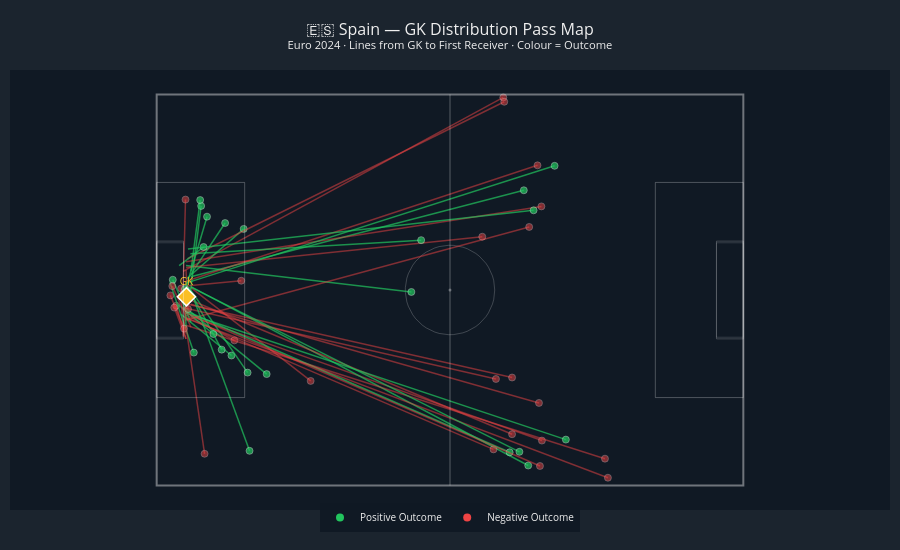

Notebook cell for this chart:
### Markdown cell above
---
## 6. Pass Map — GK to First Receiver

Every line = one goal kick. **Green** = positive, **Red** = negative. Yellow diamond = GK average position.

### Code cell
# ══════════════════════════════════════════════════════════════
# CELL 8 — Visualisation: Pass Map (GK → First Receiver)
# ══════════════════════════════════════════════════════════════

def draw_statsbomb_pitch(fig):
    """Add StatsBomb pitch markings to a figure."""
    # Pitch outline
    fig.add_shape(type='rect', x0=0, x1=120, y0=0, y1=80,
                  line=dict(color='rgba(255,255,255,0.4)', width=2))
    # Halfway line
    fig.add_shape(type='line', x0=60, x1=60, y0=0, y1=80,
                  line=dict(color='rgba(255,255,255,0.3)', width=1))
    # Centre circle
    theta = np.linspace(0, 2*np.pi, 60)
    fig.add_trace(go.Scatter(
        x=60 + 9.15*np.cos(theta), y=40 + 9.15*np.sin(theta),
        mode='lines', line=dict(color='rgba(255,255,255,0.2)', width=1),
        showlegend=False, hoverinfo='skip',
    ))
    # Centre spot
    fig.add_trace(go.Scatter(x=[60], y=[40], mode='markers',
                             marker=dict(size=3, color='rgba(255,255,255,0.3)'),
                             showlegend=False, hoverinfo='skip'))
    # Penalty areas
    fig.add_shape(type='rect', x0=0, x1=18, y0=18, y1=62,
                  line=dict(color='rgba(255,255,255,0.25)', width=1))
    fig.add_shape(type='rect', x0=0, x1=5.5, y0=30, y1=50,
                  line=dict(color='rgba(255,255,255,0.2)', width=1))
    fig.add_shape(type='rect', x0=102, x1=120, y0=18, y1=62,
                  line=dict(color='rgba(255,255,255,0.25)', width=1))
    fig.add_shape(type='rect', x0=114.5, x1=120, y0=30, y1=50,
                  line=dict(color='rgba(255,255,255,0.2)', width=1))
    # Goal areas (6-yard box)
    fig.add_shape(type='rect', x0=0, x1=5.5, y0=30.34, y1=49.66,
                  line=dict(color='rgba(255,255,255,0.15)', width=1))
    fig.add_shape(type='rect', x0=114.5, x1=120, y0=30.34, y1=49.66,
                  line=dict(color='rgba(255,255,255,0.15)', width=1))
    return fig


fig4 = go.Figure()
fig4 = draw_statsbomb_pitch(fig4)

# Plot arrows from GK position to first receiver
for d in all_distributions:
    gx, gy = d['gk_x'], d['gk_y']
    if d['receiver'] == '(intercepted)':
        rx, ry = d['pass_end_x'], d['pass_end_y']
    else:
        rx, ry = d['recv_x'], d['recv_y']
    
    if pd.isna(gx) or pd.isna(gy) or pd.isna(rx) or pd.isna(ry):
        continue
    
    color = C_POS if d['outcome'] == 'positive' else C_NEG
    opacity = 0.7 if d['outcome'] == 'positive' else 0.5
    
    # Line from GK to receiver
    fig4.add_trace(go.Scatter(
        x=[gx, rx], y=[gy, ry],
        mode='lines',
        line=dict(color=color, width=1.5),
        opacity=opacity,
        showlegend=False,
        hoverinfo='text',
        hovertext=f"{d['gk_player']} → {d['receiver']}<br>"
                  f"{d['pass_type'].title()} | {d['outcome'].title()}<br>"
                  f"vs {d['opponent']} ({d['minute']}')" ,
    ))
    
    # Receiver dot
    fig4.add_trace(go.Scatter(
        x=[rx], y=[ry],
        mode='markers',
        marker=dict(size=7, color=color, symbol='circle',
                    line=dict(color='white', width=0.5)),
        opacity=opacity,
        showlegend=False,
        hoverinfo='skip',
    ))

# GK average position
avg_gk_x = np.mean([d['gk_x'] for d in all_distributions if pd.notna(d['gk_x'])])
avg_gk_y = np.mean([d['gk_y'] for d in all_distributions if pd.notna(d['gk_y'])])
fig4.add_trace(go.Scatter(
    x=[avg_gk_x], y=[avg_gk_y],
    mode='markers+text',
    marker=dict(size=14, color='#fbbf24', symbol='diamond',
                line=dict(color='white', width=1.5)),
    text=['GK'], textposition='top center',
    textfont=dict(size=10, color='#fbbf24'),
    showlegend=False, hoverinfo='skip',
))

# Legend proxy traces
fig4.add_trace(go.Scatter(x=[None], y=[None], mode='markers',
    marker=dict(size=8, color=C_POS), name='Positive Outcome', showlegend=True))
fig4.add_trace(go.Scatter(x=[None], y=[None], mode='markers',
    marker=dict(size=8, color=C_NEG), name='Negative Outcome', showlegend=True))

fig4.update_layout(
    title=dict(
        text='🇪🇸 Spain — GK Distribution Pass Map<br><sup>Euro 2024 · Lines from GK to First Receiver · Colour = Outcome</sup>',
        font=dict(size=16, color=C_TEXT), x=0.5,
    ),
    xaxis=dict(range=[-3, 123], showgrid=False, zeroline=False,
               showticklabels=False, fixedrange=True),
    yaxis=dict(range=[-5, 85], showgrid=False, zeroline=False,
               showticklabels=False, fixedrange=True,
               scaleanchor='x', scaleratio=1),
    plot_bgcolor='rgba(15,25,35,0.95)',
    paper_bgcolor=C_BG,
    height=550,
    showlegend=True,
    legend=dict(orientation='h', yanchor='bottom', y=-0.05,
                xanchor='center', x=0.5, font=dict(size=10, color=C_TEXT)),
    margin=dict(l=10, r=10, t=70, b=40),
)

fig4.show()

### Figure 1 — Plotly figure (JSON) as saved in the notebook; plotly's stock layout.template omitted (floating-point values rounded to 4 significant figures)
{"data": [{"hoverinfo": "skip", "line": {"color": "rgba(255,255,255,0.2)", "width": 1}, "mode": "lines", "showlegend": false, "type": "scatter", "x": [69.15, 69.1, 68.94, 68.69, 68.33, 67.88, 67.34, 66.72, 66.03, 65.26, 64.43, 63.56, 62.64, 61.7, 60.73, 59.76, 58.79, 57.83, 56.9, 56.0, 55.15, 54.35, 53.62, 52.96, 52.38, 51.88, 51.48, 51.17, 50.97, 50.86, 50.86, 50.97, 51.17, 51.48, 51.88, 52.38, 52.96, 53.62, 54.35, 55.15, 56.0, 56.9, 57.83, 58.79, 59.76, 60.73, 61.7, 62.64, 63.56, 64.43, 65.26, 66.03, 66.72, 67.34, 67.88, 68.33, 68.69, 68.94, 69.1, 69.15], "y": [40.0, 40.97, 41.93, 42.87, 43.78, 44.65, 45.46, 46.21, 46.89, 47.49, 48.0, 48.43, 48.76, 48.99, 49.12, 49.15, 49.07, 48.89, 48.61, 48.23, 47.76, 47.2, 46.56, 45.84, 45.06, 44.22, 43.33, 42.41, 41.46, 40.49, 39.51, 38.54, 37.59, 36.67, 35.78, 34.94, 34.16, 33.44, 32.8, 32.24, 31.77, 31.39, 31.11, 30.93, 30.85, 30.88, 31.01, 31.24, 31.57, 32.0, 32.51, 33.11, 33.79, 34.54, 35.35, 36.22, 37.13, 38.07, 39.03, 40.0]}, {"hoverinfo": "skip", "marker": {"color": "rgba(255,255,255,0.3)", "size": 3}, "mode": "markers", "showlegend": false, "type": "scatter", "x": [60], "y": [40]}, {"hoverinfo": "text", "hovertext": "Unai Simón Mendibil → Robin Aime Robert Le Normand<br>Short | Positive<br>vs England (0')", "line": {"color": "#22c55e", "width": 1.5}, "mode": "lines", "opacity": 0.7, "showlegend": false, "type": "scatter", "x": [6.9, 9.1], "y": [39.6, 57.2]}, {"hoverinfo": "skip", "marker": {"color": "#22c55e", "line": {"color": "white", "width": 0.5}, "size": 7, "symbol": "circle"}, "mode": "markers", "opacity": 0.7, "showlegend": false, "type": "scatter", "x": [9.1], "y": [57.2]}, {"hoverinfo": "text", "hovertext": "Unai Simón Mendibil → Robin Aime Robert Le Normand<br>Short | Negative<br>vs England (50')", "line": {"color": "#ef4444", "width": 1.5}, "mode": "lines", "opacity": 0.5, "showlegend": false, "type": "scatter", "x": [5.4, 5.9], "y": [39.5, 58.5]}, {"hoverinfo": "skip", "marker": {"color": "#ef4444", "line": {"color": "white", "width": 0.5}, "size": 7, "symbol": "circle"}, "mode": "markers", "opacity": 0.5, "showlegend": false, "type": "scatter", "x": [5.9], "y": [58.5]}, {"hoverinfo": "text", "hovertext": "Aymeric Laporte → Unai Simón Mendibil<br>Short | Negative<br>vs England (64')", "line": {"color": "#ef4444", "width": 1.5}, "mode": "lines", "opacity": 0.5, "showlegend": false, "type": "scatter", "x": [5.4, 5], "y": [30.5, 40.3]}, {"hoverinfo": "skip", "marker": {"color": "#ef4444", "line": {"color": "white", "width": 0.5}, "size": 7, "symbol": "circle"}, "mode": "markers", "opacity": 0.5, "showlegend": false, "type": "scatter", "x": [5], "y": [40.3]}, {"hoverinfo": "text", "hovertext": "Aymeric Laporte → Unai Simón Mendibil<br>Short | Negative<br>vs England (65')", "line": {"color": "#ef4444", "width": 1.5}, "mode": "lines", "opacity": 0.5, "showlegend": false, "type": "scatter", "x": [6, 2.8], "y": [31.1, 38.9]}, {"hoverinfo": "skip", "marker": {"color": "#ef4444", "line": {"color": "white", "width": 0.5}, "size": 7, "symbol": "circle"}, "mode": "markers", "opacity": 0.5, "showlegend": false, "type": "scatter", "x": [2.8], "y": [38.9]}, {"hoverinfo": "text", "hovertext": "Unai Simón Mendibil → Aymeric Laporte<br>Short | Positive<br>vs England (75')", "line": {"color": "#22c55e", "width": 1.5}, "mode": "lines", "opacity": 0.7, "showlegend": false, "type": "scatter", "x": [5, 15.3], "y": [35, 26.6]}, {"hoverinfo": "skip", "marker": {"color": "#22c55e", "line": {"color": "white", "width": 0.5}, "size": 7, "symbol": "circle"}, "mode": "markers", "opacity": 0.7, "showlegend": false, "type": "scatter", "x": [15.3], "y": [26.6]}, {"hoverinfo": "text", "hovertext": "Unai Simón Mendibil → (intercepted)<br>Long | Negative<br>vs England (89')", "line": {"color": "#ef4444", "width": 1.5}, "mode": "lines", "opacity": 0.5, "showlegend": false, "type": "scatter", "x": [5.4, 70.9], "y": [43.8, 79.4]}, {"hoverinfo": "skip", "marker": {"color": "#ef4444", "line": {"color": "white", "width": 0.5}, "size": 7, "symbol": "circle"}, "mode": "markers", "opacity": 0.5, "showlegend": false, "type": "scatter", "x": [70.9], "y": [79.4]}, {"hoverinfo": "text", "hovertext": "Unai Simón Mendibil → José Ignacio Fernández Iglesias<br>Short | Positive<br>vs France (19')", "line": {"color": "#22c55e", "width": 1.5}, "mode": "lines", "opacity": 0.7, "showlegend": false, "type": "scatter", "x": [6, 17.8], "y": [42.2, 52.5]}, {"hoverinfo": "skip", "marker": {"color": "#22c55e", "line": {"color": "white", "width": 0.5}, "size": 7, "symbol": "circle"}, "mode": "markers", "opacity": 0.7, "showlegend": false, "type": "scatter", "x": [17.8], "y": [52.5]}, {"hoverinfo": "text", "hovertext": "Unai Simón Mendibil → Aymeric Laporte<br>Short | Negative<br>vs France (26')", "line": {"color": "#ef4444", "width": 1.5}, "mode": "lines", "opacity": 0.5, "showlegend": false, "type": "scatter", "x": [6, 15.9], "y": [34.9, 29.7]}, {"hoverinfo": "skip", "marker": {"color": "#ef4444", "line": {"color": "white", "width": 0.5}, "size": 7, "symbol": "circle"}, "mode": "markers", "opacity": 0.5, "showlegend": false, "type": "scatter", "x": [15.9], "y": [29.7]}, {"hoverinfo": "text", "hovertext": "Unai Simón Mendibil → Aymeric Laporte<br>Short | Positive<br>vs France (28')", "line": {"color": "#22c55e", "width": 1.5}, "mode": "lines", "opacity": 0.7, "showlegend": false, "type": "scatter", "x": [6, 22.5], "y": [36.3, 22.8]}, {"hoverinfo": "skip", "marker": {"color": "#22c55e", "line": {"color": "white", "width": 0.5}, "size": 7, "symbol": "circle"}, "mode": "markers", "opacity": 0.7, "showlegend": false, "type": "scatter", "x": [22.5], "y": [22.8]}, {"hoverinfo": "text", "hovertext": "Unai Simón Mendibil → Aymeric Laporte<br>Short | Negative<br>vs France (62')", "line": {"color": "#ef4444", "width": 1.5}, "mode": "lines", "opacity": 0.5, "showlegend": false, "type": "scatter", "x": [7, 31.5], "y": [40.5, 21.4]}, {"hoverinfo": "skip", "marker": {"color": "#ef4444", "line": {"color": "white", "width": 0.5}, "size": 7, "symbol": "circle"}, "mode": "markers", "opacity": 0.5, "showlegend": false, "type": "scatter", "x": [31.5], "y": [21.4]}, {"hoverinfo": "text", "hovertext": "Unai Simón Mendibil → Aymeric Laporte<br>Short | Positive<br>vs France (65')", "line": {"color": "#22c55e", "width": 1.5}, "mode": "lines", "opacity": 0.7, "showlegend": false, "type": "scatter", "x": [6.5, 18.6], "y": [40.7, 23.1]}, {"hoverinfo": "skip", "marker": {"color": "#22c55e", "line": {"color": "white", "width": 0.5}, "size": 7, "symbol": "circle"}, "mode": "markers", "opacity": 0.7, "showlegend": false, "type": "scatter", "x": [18.6], "y": [23.1]}, {"hoverinfo": "text", "hovertext": "Unai Simón Mendibil → Daniel Vivian Moreno<br>Short | Positive<br>vs France (66')", "line": {"color": "#22c55e", "width": 1.5}, "mode": "lines", "opacity": 0.7, "showlegend": false, "type": "scatter", "x": [7, 8.9], "y": [43.8, 58.4]}, {"hoverinfo": "skip", "marker": {"color": "#22c55e", "line": {"color": "white", "width": 0.5}, "size": 7, "symbol": "circle"}, "mode": "markers", "opacity": 0.7, "showlegend": false, "type": "scatter", "x": [8.9], "y": [58.4]}, {"hoverinfo": "text", "hovertext": "Aymeric Laporte → Unai Simón Mendibil<br>Short | Positive<br>vs France (76')", "line": {"color": "#22c55e", "width": 1.5}, "mode": "lines", "opacity": 0.7, "showlegend": false, "type": "scatter", "x": [7, 3.3], "y": [33.4, 42.1]}, {"hoverinfo": "skip", "marker": {"color": "#22c55e", "line": {"color": "white", "width": 0.5}, "size": 7, "symbol": "circle"}, "mode": "markers", "opacity": 0.7, "showlegend": false, "type": "scatter", "x": [3.3], "y": [42.1]}, {"hoverinfo": "text", "hovertext": "Unai Simón Mendibil → Mikel Merino Zazón<br>Long | Negative<br>vs France (77')", "line": {"color": "#ef4444", "width": 1.5}, "mode": "lines", "opacity": 0.5, "showlegend": false, "type": "scatter", "x": [7, 78.8], "y": [34.6, 9.2]}, {"hoverinfo": "skip", "marker": {"color": "#ef4444", "line": {"color": "white", "width": 0.5}, "size": 7, "symbol": "circle"}, "mode": "markers", "opacity": 0.5, "showlegend": false, "type": "scatter", "x": [78.8], "y": [9.2]}, {"hoverinfo": "text", "hovertext": "Unai Simón Mendibil → Lamine Yamal Nasraoui Ebana<br>Long | Negative<br>vs France (86')", "line": {"color": "#ef4444", "width": 1.5}, "mode": "lines", "opacity": 0.5, "showlegend": false, "type": "scatter", "x": [6.3, 71.1], "y": [46.4, 78.5]}, {"hoverinfo": "skip", "marker": {"color": "#ef4444", "line": {"color": "white", "width": 0.5}, "size": 7, "symbol": "circle"}, "mode": "markers", "opacity": 0.5, "showlegend": false, "type": "scatter", "x": [71.1], "y": [78.5]}, {"hoverinfo": "text", "hovertext": "Unai Simón Mendibil → Mikel Merino Zazón<br>Long | Positive<br>vs France (91')", "line": {"color": "#22c55e", "width": 1.5}, "mode": "lines", "opacity": 0.7, "showlegend": false, "type": "scatter", "x": [7, 75.1], "y": [42.7, 60.4]}, {"hoverinfo": "skip", "marker": {"color": "#22c55e", "line": {"color": "white", "width": 0.5}, "size": 7, "symbol": "circle"}, "mode": "markers", "opacity": 0.7, "showlegend": false, "type": "scatter", "x": [75.1], "y": [60.4]}, {"hoverinfo": "text", "hovertext": "Unai Simón Mendibil → Mikel Merino Zazón<br>Long | Positive<br>vs France (95')", "line": {"color": "#22c55e", "width": 1.5}, "mode": "lines", "opacity": 0.7, "showlegend": false, "type": "scatter", "x": [7, 76], "y": [40.7, 4.1]}, {"hoverinfo": "skip", "marker": {"color": "#22c55e", "line": {"color": "white", "width": 0.5}, "size": 7, "symbol": "circle"}, "mode": "markers", "opacity": 0.7, "showlegend": false, "type": "scatter", "x": [76], "y": [4.1]}, {"hoverinfo": "text", "hovertext": "Aymeric Laporte → Unai Simón Mendibil<br>Short | Negative<br>vs Germany (48')", "line": {"color": "#ef4444", "width": 1.5}, "mode": "lines", "opacity": 0.5, "showlegend": false, "type": "scatter", "x": [6, 4], "y": [30, 36.8]}, {"hoverinfo": "skip", "marker": {"color": "#ef4444", "line": {"color": "white", "width": 0.5}, "size": 7, "symbol": "circle"}, "mode": "markers", "opacity": 0.5, "showlegend": false, "type": "scatter", "x": [4], "y": [36.8]}, {"hoverinfo": "text", "hovertext": "Unai Simón Mendibil → Fabián Ruiz Peña<br>Short | Negative<br>vs Germany (60')", "line": {"color": "#ef4444", "width": 1.5}, "mode": "lines", "opacity": 0.5, "showlegend": false, "type": "scatter", "x": [6, 17.3], "y": [40.8, 41.9]}, {"hoverinfo": "skip", "marker": {"color": "#ef4444", "line": {"color": "white", "width": 0.5}, "size": 7, "symbol": "circle"}, "mode": "markers", "opacity": 0.5, "showlegend": false, "type": "scatter", "x": [17.3], "y": [41.9]}, {"hoverinfo": "text", "hovertext": "Unai Simón Mendibil → (intercepted)<br>Long | Negative<br>vs Germany (63')", "line": {"color": "#ef4444", "width": 1.5}, "mode": "lines", "opacity": 0.5, "showlegend": false, "type": "scatter", "x": [6, 78.7], "y": [45.8, 57.1]}, {"hoverinfo": "skip", "marker": {"color": "#ef4444", "line": {"color": "white", "width": 0.5}, "size": 7, "symbol": "circle"}, "mode": "markers", "opacity": 0.5, "showlegend": false, "type": "scatter", "x": [78.7], "y": [57.1]}, {"hoverinfo": "text", "hovertext": "Aymeric Laporte → Unai Simón Mendibil<br>Short | Negative<br>vs Germany (72')", "line": {"color": "#ef4444", "width": 1.5}, "mode": "lines", "opacity": 0.5, "showlegend": false, "type": "scatter", "x": [6, 3.6], "y": [30, 36.4]}, {"hoverinfo": "skip", "marker": {"color": "#ef4444", "line": {"color": "white", "width": 0.5}, "size": 7, "symbol": "circle"}, "mode": "markers", "opacity": 0.5, "showlegend": false, "type": "scatter", "x": [3.6], "y": [36.4]}, {"hoverinfo": "text", "hovertext": "Unai Simón Mendibil → Aymeric Laporte<br>Long | Positive<br>vs Germany (81')", "line": {"color": "#22c55e", "width": 1.5}, "mode": "lines", "opacity": 0.7, "showlegend": false, "type": "scatter", "x": [6, 52.1], "y": [45, 39.6]}, {"hoverinfo": "skip", "marker": {"color": "#22c55e", "line": {"color": "white", "width": 0.5}, "size": 7, "symbol": "circle"}, "mode": "markers", "opacity": 0.7, "showlegend": false, "type": "scatter", "x": [52.1], "y": [39.6]}, {"hoverinfo": "text", "hovertext": "Unai Simón Mendibil → Mikel Merino Zazón<br>Long | Negative<br>vs Germany (82')", "line": {"color": "#ef4444", "width": 1.5}, "mode": "lines", "opacity": 0.5, "showlegend": false, "type": "scatter", "x": [6, 77.9], "y": [41.8, 65.5]}, {"hoverinfo": "skip", "marker": {"color": "#ef4444", "line": {"color": "white", "width": 0.5}, "size": 7, "symbol": "circle"}, "mode": "markers", "opacity": 0.5, "showlegend": false, "type": "scatter", "x": [77.9], "y": [65.5]}, {"hoverinfo": "text", "hovertext": "Unai Simón Mendibil → (intercepted)<br>Long | Negative<br>vs Germany (102')", "line": {"color": "#ef4444", "width": 1.5}, "mode": "lines", "opacity": 0.5, "showlegend": false, "type": "scatter", "x": [7, 78.2], "y": [37.1, 16.9]}, {"hoverinfo": "skip", "marker": {"color": "#ef4444", "line": {"color": "white", "width": 0.5}, "size": 7, "symbol": "circle"}, "mode": "markers", "opacity": 0.5, "showlegend": false, "type": "scatter", "x": [78.2], "y": [16.9]}, {"hoverinfo": "text", "hovertext": "Unai Simón Mendibil → (intercepted)<br>Long | Negative<br>vs Germany (105')", "line": {"color": "#ef4444", "width": 1.5}, "mode": "lines", "opacity": 0.5, "showlegend": false, "type": "scatter", "x": [7, 72.7], "y": [37.9, 10.5]}, {"hoverinfo": "skip", "marker": {"color": "#ef4444", "line": {"color": "white", "width": 0.5}, "size": 7, "symbol": "circle"}, "mode": "markers", "opacity": 0.5, "showlegend": false, "type": "scatter", "x": [72.7], "y": [10.5]}, {"hoverinfo": "text", "hovertext": "Unai Simón Mendibil → (intercepted)<br>Long | Negative<br>vs Germany (108')", "line": {"color": "#ef4444", "width": 1.5}, "mode": "lines", "opacity": 0.5, "showlegend": false, "type": "scatter", "x": [6, 91.7], "y": [32.8, 5.5]}, {"hoverinfo": "skip", "marker": {"color": "#ef4444", "line": {"color": "white", "width": 0.5}, "size": 7, "symbol": "circle"}, "mode": "markers", "opacity": 0.5, "showlegend": false, "type": "scatter", "x": [91.7], "y": [5.5]}, {"hoverinfo": "text", "hovertext": "Unai Simón Mendibil → José Luis Sanmartín Mato<br>Long | Positive<br>vs Germany (123')", "line": {"color": "#22c55e", "width": 1.5}, "mode": "lines", "opacity": 0.7, "showlegend": false, "type": "scatter", "x": [6, 83.7], "y": [35.3, 9.4]}, {"hoverinfo": "skip", "marker": {"color": "#22c55e", "line": {"color": "white", "width": 0.5}, "size": 7, "symbol": "circle"}, "mode": "markers", "opacity": 0.7, "showlegend": false, "type": "scatter", "x": [83.7], "y": [9.4]}, {"hoverinfo": "text", "hovertext": "Unai Simón Mendibil → Aymeric Laporte<br>Short | Positive<br>vs Georgia (34')", "line": {"color": "#22c55e", "width": 1.5}, "mode": "lines", "opacity": 0.7, "showlegend": false, "type": "scatter", "x": [4.4, 11.6], "y": [37, 31]}, {"hoverinfo": "skip", "marker": {"color": "#22c55e", "line": {"color": "white", "width": 0.5}, "size": 7, "symbol": "circle"}, "mode": "markers", "opacity": 0.7, "showlegend": false, "type": "scatter", "x": [11.6], "y": [31]}, {"hoverinfo": "text", "hovertext": "Unai Simón Mendibil → Robin Aime Robert Le Normand<br>Short | Positive<br>vs Georgia (40')", "line": {"color": "#22c55e", "width": 1.5}, "mode": "lines", "opacity": 0.7, "showlegend": false, "type": "scatter", "x": [7, 14], "y": [43.2, 53.7]}, {"hoverinfo": "skip", "marker": {"color": "#22c55e", "line": {"color": "white", "width": 0.5}, "size": 7, "symbol": "circle"}, "mode": "markers", "opacity": 0.7, "showlegend": false, "type": "scatter", "x": [14], "y": [53.7]}, {"hoverinfo": "text", "hovertext": "Unai Simón Mendibil → Aymeric Laporte<br>Short | Positive<br>vs Georgia (48')", "line": {"color": "#22c55e", "width": 1.5}, "mode": "lines", "opacity": 0.7, "showlegend": false, "type": "scatter", "x": [6, 13.3], "y": [41.3, 27.8]}, {"hoverinfo": "skip", "marker": {"color": "#22c55e", "line": {"color": "white", "width": 0.5}, "size": 7, "symbol": "circle"}, "mode": "markers", "opacity": 0.7, "showlegend": false, "type": "scatter", "x": [13.3], "y": [27.8]}, {"hoverinfo": "text", "hovertext": "Unai Simón Mendibil → Robin Aime Robert Le Normand<br>Short | Positive<br>vs Georgia (68')", "line": {"color": "#22c55e", "width": 1.5}, "mode": "lines", "opacity": 0.7, "showlegend": false, "type": "scatter", "x": [4.6, 9.6], "y": [45, 48.8]}, {"hoverinfo": "skip", "marker": {"color": "#22c55e", "line": {"color": "white", "width": 0.5}, "size": 7, "symbol": "circle"}, "mode": "markers", "opacity": 0.7, "showlegend": false, "type": "scatter", "x": [9.6], "y": [48.8]}, {"hoverinfo": "text", "hovertext": "David Raya Martin → Aymeric Laporte<br>Short | Positive<br>vs Albania (5')", "line": {"color": "#22c55e", "width": 1.5}, "mode": "lines", "opacity": 0.7, "showlegend": false, "type": "scatter", "x": [2.7, 7.6], "y": [41.6, 27.2]}, {"hoverinfo": "skip", "marker": {"color": "#22c55e", "line": {"color": "white", "width": 0.5}, "size": 7, "symbol": "circle"}, "mode": "markers", "opacity": 0.7, "showlegend": false, "type": "scatter", "x": [7.6], "y": [27.2]}, {"hoverinfo": "text", "hovertext": "Aymeric Laporte → David Raya Martin<br>Short | Negative<br>vs Albania (30')", "line": {"color": "#ef4444", "width": 1.5}, "mode": "lines", "opacity": 0.5, "showlegend": false, "type": "scatter", "x": [7, 3.2], "y": [32.4, 40.8]}, {"hoverinfo": "skip", "marker": {"color": "#ef4444", "line": {"color": "white", "width": 0.5}, "size": 7, "symbol": "circle"}, "mode": "markers", "opacity": 0.5, "showlegend": false, "type": "scatter", "x": [3.2], "y": [40.8]}, {"hoverinfo": "text", "hovertext": "David Raya Martin → Mikel Merino Zazón<br>Long | Negative<br>vs Albania (77')", "line": {"color": "#ef4444", "width": 1.5}, "mode": "lines", "opacity": 0.5, "showlegend": false, "type": "scatter", "x": [6, 68.9], "y": [34.4, 7.4]}, {"hoverinfo": "skip", "marker": {"color": "#ef4444", "line": {"color": "white", "width": 0.5}, "size": 7, "symbol": "circle"}, "mode": "markers", "opacity": 0.5, "showlegend": false, "type": "scatter", "x": [68.9], "y": [7.4]}, {"hoverinfo": "text", "hovertext": "David Raya Martin → Álvaro Borja Morata Martín<br>Long | Positive<br>vs Albania (84')", "line": {"color": "#22c55e", "width": 1.5}, "mode": "lines", "opacity": 0.7, "showlegend": false, "type": "scatter", "x": [5.8, 72.2], "y": [35.8, 6.8]}, {"hoverinfo": "skip", "marker": {"color": "#22c55e", "line": {"color": "white", "width": 0.5}, "size": 7, "symbol": "circle"}, "mode": "markers", "opacity": 0.7, "showlegend": false, "type": "scatter", "x": [72.2], "y": [6.8]}, {"hoverinfo": "text", "hovertext": "David Raya Martin → (intercepted)<br>Long | Negative<br>vs Albania (87')", "line": {"color": "#ef4444", "width": 1.5}, "mode": "lines", "opacity": 0.5, "showlegend": false, "type": "scatter", "x": [5.9, 72.7], "y": [37.2, 22.1]}, {"hoverinfo": "skip", "marker": {"color": "#ef4444", "line": {"color": "white", "width": 0.5}, "size": 7, "symbol": "circle"}, "mode": "markers", "opacity": 0.5, "showlegend": false, "type": "scatter", "x": [72.7], "y": [22.1]}, {"hoverinfo": "text", "hovertext": "David Raya Martin → (intercepted)<br>Long | Negative<br>vs Albania (94')", "line": {"color": "#ef4444", "width": 1.5}, "mode": "lines", "opacity": 0.5, "showlegend": false, "type": "scatter", "x": [5.3, 69.4], "y": [36.4, 21.8]}, {"hoverinfo": "skip", "marker": {"color": "#ef4444", "line": {"color": "white", "width": 0.5}, "size": 7, "symbol": "circle"}, "mode": "markers", "opacity": 0.5, "showlegend": false, "type": "scatter", "x": [69.4], "y": [21.8]}, {"hoverinfo": "text", "hovertext": "Aymeric Laporte → Lamine Yamal Nasraoui Ebana<br>Long | Negative<br>vs Italy (0')", "line": {"color": "#ef4444", "width": 1.5}, "mode": "lines", "opacity": 0.5, "showlegend": false, "type": "scatter", "x": [5.8, 76.2], "y": [33.8, 52.9]}, {"hoverinfo": "skip", "marker": {"color": "#ef4444", "line": {"color": "white", "width": 0.5}, "size": 7, "symbol": "circle"}, "mode": "markers", "opacity": 0.5, "showlegend": false, "type": "scatter", "x": [76.2], "y": [52.9]}, {"hoverinfo": "text", "hovertext": "Aymeric Laporte → Unai Simón Mendibil<br>Short | Positive<br>vs Italy (25')", "line": {"color": "#22c55e", "width": 1.5}, "mode": "lines", "opacity": 0.7, "showlegend": false, "type": "scatter", "x": [6, 5.8], "y": [32.2, 40.2]}, {"hoverinfo": "skip", "marker": {"color": "#22c55e", "line": {"color": "white", "width": 0.5}, "size": 7, "symbol": "circle"}, "mode": "markers", "opacity": 0.7, "showlegend": false, "type": "scatter", "x": [5.8], "y": [40.2]}, {"hoverinfo": "text", "hovertext": "Unai Simón Mendibil → Fabián Ruiz Peña<br>Long | Negative<br>vs Italy (45')", "line": {"color": "#ef4444", "width": 1.5}, "mode": "lines", "opacity": 0.5, "showlegend": false, "type": "scatter", "x": [6, 66.6], "y": [44.6, 50.9]}, {"hoverinfo": "skip", "marker": {"color": "#ef4444", "line": {"color": "white", "width": 0.5}, "size": 7, "symbol": "circle"}, "mode": "markers", "opacity": 0.5, "showlegend": false, "type": "scatter", "x": [66.6], "y": [50.9]}, {"hoverinfo": "text", "hovertext": "Unai Simón Mendibil → Álvaro Borja Morata Martín<br>Long | Positive<br>vs Italy (74')", "line": {"color": "#22c55e", "width": 1.5}, "mode": "lines", "opacity": 0.7, "showlegend": false, "type": "scatter", "x": [6.4, 77.1], "y": [48.4, 56.3]}, {"hoverinfo": "skip", "marker": {"color": "#22c55e", "line": {"color": "white", "width": 0.5}, "size": 7, "symbol": "circle"}, "mode": "markers", "opacity": 0.7, "showlegend": false, "type": "scatter", "x": [77.1], "y": [56.3]}, {"hoverinfo": "text", "hovertext": "Unai Simón Mendibil → Aymeric Laporte<br>Long | Positive<br>vs Italy (90')", "line": {"color": "#22c55e", "width": 1.5}, "mode": "lines", "opacity": 0.7, "showlegend": false, "type": "scatter", "x": [6.9, 54.1], "y": [47.4, 50.2]}, {"hoverinfo": "skip", "marker": {"color": "#22c55e", "line": {"color": "white", "width": 0.5}, "size": 7, "symbol": "circle"}, "mode": "markers", "opacity": 0.7, "showlegend": false, "type": "scatter", "x": [54.1], "y": [50.2]}, {"hoverinfo": "text", "hovertext": "Unai Simón Mendibil → José Ignacio Fernández Iglesias<br>Short | Negative<br>vs Croatia (13')", "line": {"color": "#ef4444", "width": 1.5}, "mode": "lines", "opacity": 0.5, "showlegend": false, "type": "scatter", "x": [6, 5.6], "y": [38.1, 32.1]}, {"hoverinfo": "skip", "marker": {"color": "#ef4444", "line": {"color": "white", "width": 0.5}, "size": 7, "symbol": "circle"}, "mode": "markers", "opacity": 0.5, "showlegend": false, "type": "scatter", "x": [5.6], "y": [32.1]}, {"hoverinfo": "text", "hovertext": "José Ignacio Fernández Iglesias → Marc Cucurella Saseta<br>Short | Negative<br>vs Croatia (22')", "line": {"color": "#ef4444", "width": 1.5}, "mode": "lines", "opacity": 0.5, "showlegend": false, "type": "scatter", "x": [6, 9.8], "y": [32.5, 6.5]}, {"hoverinfo": "skip", "marker": {"color": "#ef4444", "line": {"color": "white", "width": 0.5}, "size": 7, "symbol": "circle"}, "mode": "markers", "opacity": 0.5, "showlegend": false, "type": "scatter", "x": [9.8], "y": [6.5]}, {"hoverinfo": "text", "hovertext": "José Ignacio Fernández Iglesias → Unai Simón Mendibil<br>Short | Negative<br>vs Croatia (22')", "line": {"color": "#ef4444", "width": 1.5}, "mode": "lines", "opacity": 0.5, "showlegend": false, "type": "scatter", "x": [6, 6.4], "y": [44.1, 36.1]}, {"hoverinfo": "skip", "marker": {"color": "#ef4444", "line": {"color": "white", "width": 0.5}, "size": 7, "symbol": "circle"}, "mode": "markers", "opacity": 0.5, "showlegend": false, "type": "scatter", "x": [6.4], "y": [36.1]}, {"hoverinfo": "text", "hovertext": "Unai Simón Mendibil → Robin Aime Robert Le Normand<br>Short | Positive<br>vs Croatia (33')", "line": {"color": "#22c55e", "width": 1.5}, "mode": "lines", "opacity": 0.7, "showlegend": false, "type": "scatter", "x": [6, 10.3], "y": [40.5, 55]}, {"hoverinfo": "skip", "marker": {"color": "#22c55e", "line": {"color": "white", "width": 0.5}, "size": 7, "symbol": "circle"}, "mode": "markers", "opacity": 0.7, "showlegend": false, "type": "scatter", "x": [10.3], "y": [55]}, {"hoverinfo": "text", "hovertext": "Unai Simón Mendibil → Álvaro Borja Morata Martín<br>Long | Negative<br>vs Croatia (41')", "line": {"color": "#ef4444", "width": 1.5}, "mode": "lines", "opacity": 0.5, "showlegend": false, "type": "scatter", "x": [6, 92.3], "y": [34.2, 1.6]}, {"hoverinfo": "skip", "marker": {"color": "#ef4444", "line": {"color": "white", "width": 0.5}, "size": 7, "symbol": "circle"}, "mode": "markers", "opacity": 0.5, "showlegend": false, "type": "scatter", "x": [92.3], "y": [1.6]}, {"hoverinfo": "text", "hovertext": "Unai Simón Mendibil → Álvaro Borja Morata Martín<br>Long | Negative<br>vs Croatia (44')", "line": {"color": "#ef4444", "width": 1.5}, "mode": "lines", "opacity": 0.5, "showlegend": false, "type": "scatter", "x": [6, 78.4], "y": [35.3, 4]}, {"hoverinfo": "skip", "marker": {"color": "#ef4444", "line": {"color": "white", "width": 0.5}, "size": 7, "symbol": "circle"}, "mode": "markers", "opacity": 0.5, "showlegend": false, "type": "scatter", "x": [78.4], "y": [4]}, {"hoverinfo": "text", "hovertext": "Unai Simón Mendibil → Lamine Yamal Nasraoui Ebana<br>Long | Positive<br>vs Croatia (46')", "line": {"color": "#22c55e", "width": 1.5}, "mode": "lines", "opacity": 0.7, "showlegend": false, "type": "scatter", "x": [6, 81.4], "y": [41.4, 65.4]}, {"hoverinfo": "skip", "marker": {"color": "#22c55e", "line": {"color": "white", "width": 0.5}, "size": 7, "symbol": "circle"}, "mode": "markers", "opacity": 0.7, "showlegend": false, "type": "scatter", "x": [81.4], "y": [65.4]}, {"hoverinfo": "text", "hovertext": "José Ignacio Fernández Iglesias → Marc Cucurella Saseta<br>Short | Positive<br>vs Croatia (55')", "line": {"color": "#22c55e", "width": 1.5}, "mode": "lines", "opacity": 0.7, "showlegend": false, "type": "scatter", "x": [7, 19], "y": [39.8, 7.1]}, {"hoverinfo": "skip", "marker": {"color": "#22c55e", "line": {"color": "white", "width": 0.5}, "size": 7, "symbol": "circle"}, "mode": "markers", "opacity": 0.7, "showlegend": false, "type": "scatter", "x": [19], "y": [7.1]}, {"hoverinfo": "text", "hovertext": "Unai Simón Mendibil → Mikel Merino Zazón<br>Long | Positive<br>vs Croatia (92')", "line": {"color": "#22c55e", "width": 1.5}, "mode": "lines", "opacity": 0.7, "showlegend": false, "type": "scatter", "x": [7, 74.2], "y": [40.6, 6.9]}, {"hoverinfo": "skip", "marker": {"color": "#22c55e", "line": {"color": "white", "width": 0.5}, "size": 7, "symbol": "circle"}, "mode": "markers", "opacity": 0.7, "showlegend": false, "type": "scatter", "x": [74.2], "y": [6.9]}, {"hoverinfo": "skip", "marker": {"color": "#fbbf24", "line": {"color": "white", "width": 1.5}, "size": 14, "symbol": "diamond"}, "mode": "markers+text", "showlegend": false, "text": ["GK"], "textfont": {"color": "#fbbf24", "size": 10}, "textposition": "top center", "type": "scatter", "x": [6.092], "y": [38.62]}, {"marker": {"color": "#22c55e", "size": 8}, "mode": "markers", "name": "Positive Outcome", "showlegend": true, "type": "scatter", "x": [null], "y": [null]}, {"marker": {"color": "#ef4444", "size": 8}, "mode": "markers", "name": "Negative Outcome", "showlegend": true, "type": "scatter", "x": [null], "y": [null]}], "layout": {"height": 550, "legend": {"font": {"color": "#f0f0f0", "size": 10}, "orientation": "h", "x": 0.5, "xanchor": "center", "y": -0.05, "yanchor": "bottom"}, "margin": {"b": 40, "l": 10, "r": 10, "t": 70}, "paper_bgcolor": "rgba(15,25,35,0.95)", "plot_bgcolor": "rgba(15,25,35,0.95)", "shapes": [{"line": {"color": "rgba(255,255,255,0.4)", "width": 2}, "type": "rect", "x0": 0, "x1": 120, "y0": 0, "y1": 80}, {"line": {"color": "rgba(255,255,255,0.3)", "width": 1}, "type": "line", "x0": 60, "x1": 60, "y0": 0, "y1": 80}, {"line": {"color": "rgba(255,255,255,0.25)", "width": 1}, "type": "rect", "x0": 0, "x1": 18, "y0": 18, "y1": 62}, {"line": {"color": "rgba(255,255,255,0.2)", "width": 1}, "type": "rect", "x0": 0, "x1": 5.5, "y0": 30, "y1": 50}, {"line": {"color": "rgba(255,255,255,0.25)", "width": 1}, "type": "rect", "x0": 102, "x1": 120, "y0": 18, "y1": 62}, {"line": {"color": "rgba(255,255,255,0.2)", "width": 1}, "type": "rect", "x0": 114.5, "x1": 120, "y0": 30, "y1": 50}, {"line": {"color": "rgba(255,255,255,0.15)", "width": 1}, "type": "rect", "x0": 0, "x1": 5.5, "y0": 30.34, "y1": 49.66}, {"line": {"color": "rgba(255,255,255,0.15)", "width": 1}, "type": "rect", "x0": 114.5, "x1": 120, "y0": 30.34, "y1": 49.66}], "showlegend": true, "title": {"font": {"color": "#f0f0f0", "size": 16}, "text": "🇪🇸 Spain — GK Distribution Pass Map<br><sup>Euro 2024 · Lines from GK to First Receiver · Colour = Outcome</sup>", "x": 0.5}, "xaxis": {"fixedrange": true, "range": [-3, 123], "showgrid": false, "showticklabels": false, "zeroline": false}, "yaxis": {"fixedrange": true, "range": [-5, 85], "scaleanchor": "x", "scaleratio": 1, "showgrid": false, "showticklabels": false, "zeroline": false}}}
